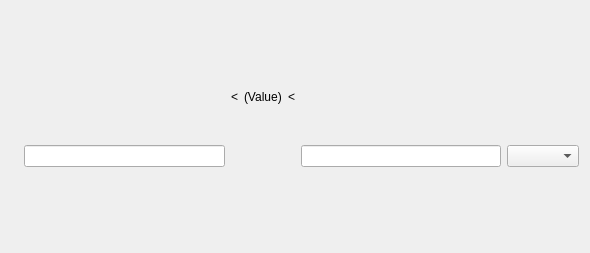
<?xml version="1.0" encoding="UTF-8"?>
<ui version="4.0">
 <class>Form</class>
 <widget class="QFrame" name="Form">
  <property name="geometry">
   <rect>
    <x>0</x>
    <y>0</y>
    <width>590</width>
    <height>253</height>
   </rect>
  </property>
  <property name="windowTitle">
   <string>Form</string>
  </property>
  <property name="autoFillBackground">
   <bool>false</bool>
  </property>
  <layout class="QGridLayout" name="gridLayout">
   <item row="1" column="5" rowspan="3">
    <widget class="PyDMLineEdit" name="HighSetpoint">
     <property name="toolTip">
      <string/>
     </property>
     <property name="channel" stdset="0">
      <string>ca://${PREFIX}High</string>
     </property>
    </widget>
   </item>
   <item row="1" column="3">
    <widget class="PyDMLabel" name="ValueReadback">
     <property name="toolTip">
      <string/>
     </property>
     <property name="text">
      <string>(Value)</string>
     </property>
     <property name="channel" stdset="0">
      <string>ca://${PREFIX}Value_RBV</string>
     </property>
    </widget>
   </item>
   <item row="0" column="5">
    <widget class="PyDMLabel" name="HighReadback">
     <property name="toolTip">
      <string/>
     </property>
     <property name="channel" stdset="0">
      <string>ca://${PREFIX}High_RBV</string>
     </property>
    </widget>
   </item>
   <item row="1" column="4">
    <widget class="PyDMLabel" name="LessThan_High">
     <property name="toolTip">
      <string/>
     </property>
     <property name="text">
      <string>&lt;</string>
     </property>
     <property name="rules" stdset="0">
      <string>[{&quot;name&quot;: &quot;LessThan&quot;, &quot;property&quot;: &quot;Text&quot;, &quot;initial_value&quot;: &quot;&lt;&quot;, &quot;expression&quot;: &quot;(ch[0] == \&quot;Exclusive\&quot; and \&quot;&lt;\&quot;) or \&quot;&lt;=\&quot;&quot;, &quot;channels&quot;: [{&quot;channel&quot;: &quot;ca://${PREFIX}Inclusive_RBV&quot;, &quot;trigger&quot;: true}]}]</string>
     </property>
    </widget>
   </item>
   <item row="0" column="1">
    <widget class="PyDMLabel" name="LowReadback">
     <property name="toolTip">
      <string/>
     </property>
     <property name="channel" stdset="0">
      <string>ca://${PREFIX}Low_RBV</string>
     </property>
    </widget>
   </item>
   <item row="1" column="1" rowspan="3">
    <widget class="PyDMLineEdit" name="LowSetpoint">
     <property name="toolTip">
      <string/>
     </property>
     <property name="channel" stdset="0">
      <string>ca://${PREFIX}Low</string>
     </property>
    </widget>
   </item>
   <item row="1" column="2">
    <widget class="PyDMLabel" name="LessThan_Low">
     <property name="toolTip">
      <string/>
     </property>
     <property name="text">
      <string>&lt;</string>
     </property>
     <property name="rules" stdset="0">
      <string>[{&quot;name&quot;: &quot;LessThan&quot;, &quot;property&quot;: &quot;Text&quot;, &quot;initial_value&quot;: &quot;&lt;&quot;, &quot;expression&quot;: &quot;(ch[0] == \&quot;Exclusive\&quot; and \&quot;&lt;\&quot;) or \&quot;&lt;=\&quot;&quot;, &quot;channels&quot;: [{&quot;channel&quot;: &quot;ca://${PREFIX}Inclusive_RBV&quot;, &quot;trigger&quot;: true}]}]</string>
     </property>
    </widget>
   </item>
   <item row="0" column="6" alignment="Qt::AlignBottom">
    <widget class="PyDMLabel" name="InclusiveReadback">
     <property name="toolTip">
      <string/>
     </property>
     <property name="channel" stdset="0">
      <string>ca://${PREFIX}Inclusive_RBV</string>
     </property>
    </widget>
   </item>
   <item row="1" column="6" rowspan="3">
    <widget class="PyDMEnumComboBox" name="Inclusive_Setpoint">
     <property name="toolTip">
      <string/>
     </property>
     <property name="channel" stdset="0">
      <string>ca://${PREFIX}Inclusive</string>
     </property>
    </widget>
   </item>
   <item row="0" column="0">
    <widget class="PyDMLabel" name="InRangeReadback">
     <property name="toolTip">
      <string/>
     </property>
     <property name="alarmSensitiveContent" stdset="0">
      <bool>true</bool>
     </property>
     <property name="channel" stdset="0">
      <string>ca://${PREFIX}InRange_RBV</string>
     </property>
    </widget>
   </item>
   <item row="1" column="0">
    <widget class="PyDMLabel" name="ValidReadback">
     <property name="toolTip">
      <string/>
     </property>
     <property name="alarmSensitiveContent" stdset="0">
      <bool>true</bool>
     </property>
     <property name="channel" stdset="0">
      <string>ca://${PREFIX}Valid_RBV</string>
     </property>
    </widget>
   </item>
  </layout>
 </widget>
 <customwidgets>
  <customwidget>
   <class>PyDMLabel</class>
   <extends>QLabel</extends>
   <header>pydm.widgets.label</header>
  </customwidget>
  <customwidget>
   <class>PyDMEnumComboBox</class>
   <extends>QComboBox</extends>
   <header>pydm.widgets.enum_combo_box</header>
  </customwidget>
  <customwidget>
   <class>PyDMLineEdit</class>
   <extends>QLineEdit</extends>
   <header>pydm.widgets.line_edit</header>
  </customwidget>
 </customwidgets>
 <resources/>
 <connections/>
</ui>
